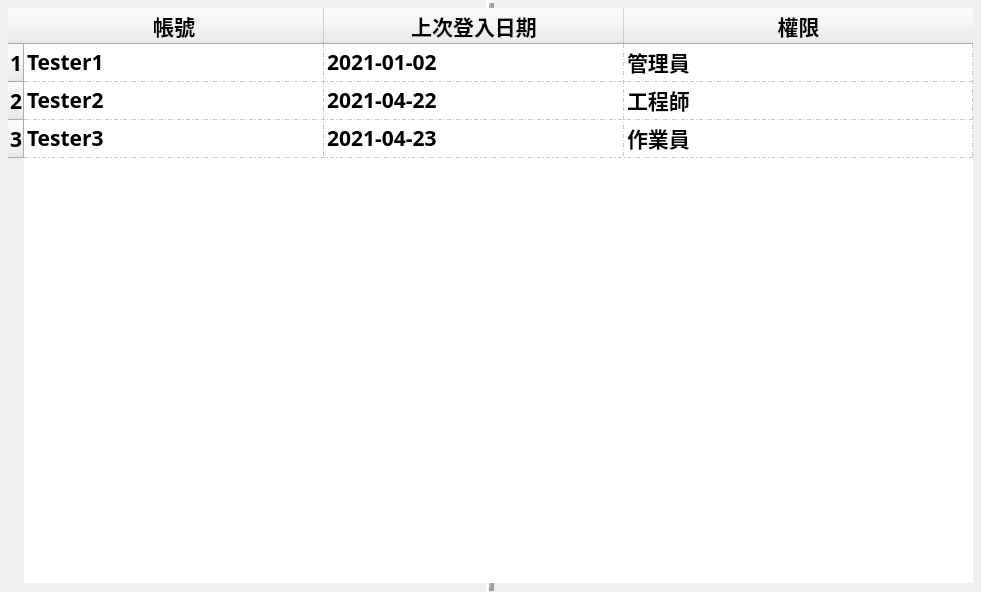
<?xml version="1.0" encoding="UTF-8"?>
<ui version="4.0">
 <class>Form</class>
 <widget class="QWidget" name="Form">
  <property name="geometry">
   <rect>
    <x>0</x>
    <y>0</y>
    <width>981</width>
    <height>592</height>
   </rect>
  </property>
  <property name="windowTitle">
   <string>Form</string>
  </property>
  <widget class="QTableWidget" name="tableWidget">
   <property name="enabled">
    <bool>true</bool>
   </property>
   <property name="geometry">
    <rect>
     <x>0</x>
     <y>0</y>
     <width>981</width>
     <height>591</height>
    </rect>
   </property>
   <property name="sizePolicy">
    <sizepolicy hsizetype="Expanding" vsizetype="Expanding">
     <horstretch>0</horstretch>
     <verstretch>0</verstretch>
    </sizepolicy>
   </property>
   <property name="font">
    <font>
     <family>微軟正黑體</family>
     <pointsize>16</pointsize>
     <weight>75</weight>
     <bold>true</bold>
    </font>
   </property>
   <property name="layoutDirection">
    <enum>Qt::LeftToRight</enum>
   </property>
   <property name="autoFillBackground">
    <bool>true</bool>
   </property>
   <property name="frameShape">
    <enum>QFrame::VLine</enum>
   </property>
   <property name="frameShadow">
    <enum>QFrame::Raised</enum>
   </property>
   <property name="lineWidth">
    <number>3</number>
   </property>
   <property name="midLineWidth">
    <number>2</number>
   </property>
   <property name="verticalScrollBarPolicy">
    <enum>Qt::ScrollBarAsNeeded</enum>
   </property>
   <property name="editTriggers">
    <set>QAbstractItemView::NoEditTriggers</set>
   </property>
   <property name="dragEnabled">
    <bool>true</bool>
   </property>
   <property name="textElideMode">
    <enum>Qt::ElideMiddle</enum>
   </property>
   <property name="gridStyle">
    <enum>Qt::DashDotLine</enum>
   </property>
   <attribute name="horizontalHeaderVisible">
    <bool>true</bool>
   </attribute>
   <attribute name="horizontalHeaderCascadingSectionResizes">
    <bool>true</bool>
   </attribute>
   <attribute name="horizontalHeaderDefaultSectionSize">
    <number>300</number>
   </attribute>
   <attribute name="horizontalHeaderShowSortIndicator" stdset="0">
    <bool>false</bool>
   </attribute>
   <attribute name="horizontalHeaderStretchLastSection">
    <bool>true</bool>
   </attribute>
   <attribute name="verticalHeaderCascadingSectionResizes">
    <bool>true</bool>
   </attribute>
   <attribute name="verticalHeaderDefaultSectionSize">
    <number>38</number>
   </attribute>
   <attribute name="verticalHeaderMinimumSectionSize">
    <number>35</number>
   </attribute>
   <row>
    <property name="text">
     <string>1</string>
    </property>
   </row>
   <row>
    <property name="text">
     <string>2</string>
    </property>
   </row>
   <row>
    <property name="text">
     <string>3</string>
    </property>
   </row>
   <column>
    <property name="text">
     <string>帳號</string>
    </property>
   </column>
   <column>
    <property name="text">
     <string>上次登入日期</string>
    </property>
   </column>
   <column>
    <property name="text">
     <string>權限</string>
    </property>
   </column>
   <item row="0" column="0">
    <property name="text">
     <string>Tester1</string>
    </property>
   </item>
   <item row="0" column="1">
    <property name="text">
     <string>2021-01-02</string>
    </property>
   </item>
   <item row="0" column="2">
    <property name="text">
     <string>管理員</string>
    </property>
   </item>
   <item row="1" column="0">
    <property name="text">
     <string>Tester2</string>
    </property>
   </item>
   <item row="1" column="1">
    <property name="text">
     <string>2021-04-22</string>
    </property>
   </item>
   <item row="1" column="2">
    <property name="text">
     <string>工程師</string>
    </property>
   </item>
   <item row="2" column="0">
    <property name="text">
     <string>Tester3</string>
    </property>
   </item>
   <item row="2" column="1">
    <property name="text">
     <string>2021-04-23</string>
    </property>
   </item>
   <item row="2" column="2">
    <property name="text">
     <string>作業員</string>
    </property>
   </item>
  </widget>
 </widget>
 <resources/>
 <connections/>
</ui>
